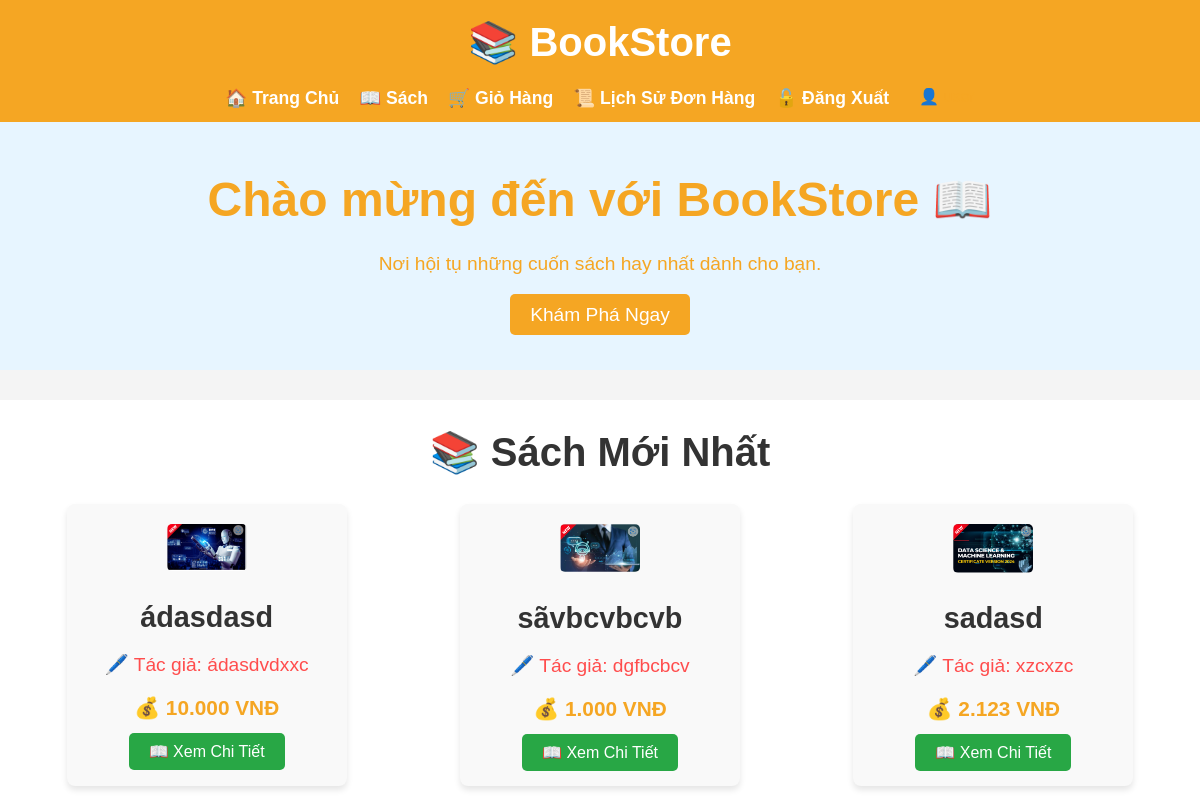
/index.php?action=home (signed in), run on the app's committed database.
### tables this page shows
CREATE TABLE `books` (
  `id` int NOT NULL,
  `title` varchar(255) NOT NULL,
  `author` varchar(100) NOT NULL,
  `price` decimal(10,2) NOT NULL,
  `description` text,
  `image` varchar(255) DEFAULT NULL,
  `created_at` timestamp NULL DEFAULT CURRENT_TIMESTAMP,
  `category_id` int DEFAULT NULL
);

### public/index.php (called while the page is built, shortened)
<?php
require_once __DIR__ . '/../routes/web.php';
?>

### app/models/Book.php (called while the page is built, shortened)
<?php
require_once 'Database.php';
class Book {
    private $conn;
    public function __construct() {
        $database = new Database();
        $this->conn = $database->getConnection();
    }
    public function getLastBooks() {
        try {
            $query = "SELECT * FROM books ORDER BY created_at DESC LIMIT 5";
            $stmt = $this->conn->prepare($query);
            $stmt->execute();
            return $stmt->fetchAll(PDO::FETCH_ASSOC);
        } catch (PDOException $e) {
            return [];
        }
    }
}
?>

### app/models/Database.php (called while the page is built, shortened)
<?php
class Database {
    private $host = "localhost";
    private $db_name = "bookstore";
    private $username = "root";
    private $password = "";
    public function getConnection() {
        $this->conn = null;
        try {
            $this->conn = new PDO("mysql:host=" . $this->host . ";dbname=" . $this->db_name, $this->username, $this->password);
            $this->conn->setAttribute(PDO::ATTR_ERRMODE, PDO::ERRMODE_EXCEPTION);
        } catch (PDOException $exception) {
            echo "Connection error: " . $exception->getMessage();
        }
        return $this->conn;
    }
}
?>

### app/controllers/BookController.php (called while the page is built, shortened)
<?php
require_once __DIR__ . '/../models/Book.php';
class BookController {
    public function getLastBooks() {
        $bookModel = new Book();
        return $bookModel->getLastBooks();
    }
}
?>

### app/views/home.php (the view, shortened to what this page needs)
<?php
require_once __DIR__ . '/../controllers/BookController.php';
$bookController = new BookController();
$books = $bookController->getLastBooks();
?>
<!DOCTYPE html>
<html lang="vi">
<head>
</head>
<body>
    <header>
        <h1>📚 BookStore</h1>
        <nav>
            <ul>
                <li><a href="index.php?action=home">🏠 Trang Chủ</a></li>
                <li><a href="index.php?action=books">📖 Sách</a></li>
                <li><a href="index.php?action=cart">🛒 Giỏ Hàng</a></li>
                <li><a href="index.php?action=order_history">📜 Lịch Sử Đơn Hàng</a></li>
                <?php if (isset($_SESSION['user'])): ?>
                    <li><a href="index.php?action=logout">🔓 Đăng Xuất</a></li>
                    <li class="user-info">👤 <?= htmlspecialchars($_SESSION['user']['username']); ?></li>
                <?php else: ?>
                    <li><a href="index.php?action=login">🔑 Đăng Nhập</a></li>
                <?php endif; ?>
            </ul>
        </nav>
    </header>
    <section class="banner">
        <h2>Chào mừng đến với BookStore 📖</h2>
        <p>Nơi hội tụ những cuốn sách hay nhất dành cho bạn.</p>
        <a href="index.php?action=books" class="btn">Khám Phá Ngay</a>
    </section>
    <section class="book-list">
        <h2>📚 Sách Mới Nhất</h2>
        <?php if (!empty($books)): ?>
            <div class="book-container">
                <?php foreach ($books as $book): ?>
                    <div class="book-card">
                    <?php
                        $imagePath = !empty($book['image']) ? "/PHP/baidoan/" . htmlspecialchars($book['image']) : "/PHP/baidoan/public/assets/images/no-image.png";
                        ?>
                        <img src="<?= $imagePath ?>" width="80" height="100"
                            onerror="this.onerror=null;this.src='/PHP/baidoan/public/assets/images/no-image.png';">
                        <h3><?= htmlspecialchars($book['title']); ?></h3>
                        <p>🖊️ Tác giả: <?= htmlspecialchars($book['author']); ?></p>
                        <p class="price">💰 <?= number_format($book['price'], 0, ',', '.'); ?> VNĐ</p>
                        <a href="index.php?action=book_detail&id=<?= $book['id']; ?>" class="btn">📖 Xem Chi Tiết</a>
                    </div>
                <?php endforeach; ?>
            </div>
        <?php else: ?>
            <p>❌ Không có sách nào trong danh mục này.</p>
        <?php endif; ?>
    </section>
</body>
</html>

### app/views/home.php (style rules this page uses)
* { margin: 0; padding: 0; box-sizing: border-box; }
body { font-family: Arial, sans-serif; background-color: #f4f4f4; color: #333; line-height: 1.6; }
header { background-color: #f5a623; color: white; padding: 10px 0; text-align: center; }
header h1 { font-size: 2.5rem; margin-bottom: 10px; }
header nav ul { list-style: none; display: flex; justify-content: center; gap: 20px; }
header nav ul li { display: inline-block; }
header nav ul li a { color: white; text-decoration: none; font-weight: bold; font-size: 1.1rem; }
.banner { background-color: #e7f5ff; color: #f5a623; padding: 40px 0; text-align: center; }
.banner h2 { font-size: 3rem; margin-bottom: 10px; }
.banner p { font-size: 1.2rem; margin-bottom: 20px; }
.banner .btn { background-color: #f5a623; padding: 10px 20px; font-size: 1.2rem; color: white; text-decoration: none; border-radius: 5px; }
.book-list { padding: 20px; background-color: #fff; margin-top: 30px; }
.book-list h2 { font-size: 2.5rem; margin-bottom: 20px; text-align: center; }
.book-container { display: grid; grid-template-columns: repeat(auto-fill, minmax(280px, 1fr)); gap: 20px; justify-items: center; }
.book-card { background-color: #f9f9f9; border-radius: 8px; box-shadow: 0 4px 6px rgba(0, 0, 0, 0.1); padding: 20px; text-align: center; width: 100%; max-width: 280px; transition: transform 0.3s ease; }
.book-card img { max-width: 100%; height: auto; border-radius: 5px; margin-bottom: 15px; }
.book-card h3 { font-size: 1.8rem; color: #333; margin-bottom: 10px; }
.book-card p { font-size: 1.1rem; color: #777; margin-bottom: 10px; }
.book-card .price { font-size: 1.3rem; color: #f5a623; font-weight: bold; margin-bottom: 15px; }
.book-card .btn { background-color: #28a745; padding: 10px 20px; color: white; text-decoration: none; border-radius: 5px; }
.book-list p { font-size: 1.2rem; color: #ff4d4d; text-align: center; }
header .user-info { font-size: 1rem; color: #f5a623; margin-left: 10px; display: inline-block; }

### data on the page
books: image (picture), title "ádasdasd", author "ádasdvdxxc", price "10.000"
books: image (picture), title "sãvbcvbcvb", author "dgfbcbcv", price "1.000"
books: image (picture), title "sadasd", author "xzcxzc", price "2.123"
